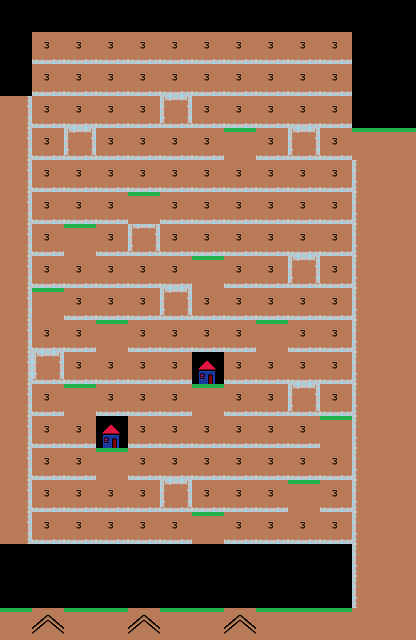

Rendered tile map (Tiled .tmx) drawn with the repository's tilesets; below, a short description and the full map source, tile grids included:
An orthogonal 13x20 tile map with 32x32 px tiles, 1 tile layer (Tile Layer 1).

<map version="1.0" orientation="orthogonal" renderorder="right-down" width="13" height="20" tilewidth="32" tileheight="32" nextobjectid="1">
 <tileset firstgid="1" name="BasicTileSet32x32" tilewidth="32" tileheight="32" tilecount="16" columns="16">
  <image source="BasicTileSet32x32.png" width="512" height="32" />
 </tileset>
 <layer name="Tile Layer 1" width="13" height="20">
  <data encoding="csv">
0,0,0,0,0,0,0,0,0,0,0,0,0,
0,5,5,5,5,5,5,5,5,5,5,0,0,
0,5,5,5,5,5,5,5,5,5,5,0,0,
15,5,5,5,5,7,5,5,5,5,5,0,16,
15,5,7,5,5,5,5,2,5,7,5,2,2,
15,5,5,5,5,5,5,5,5,5,5,13,1,
15,5,5,5,2,5,5,5,5,5,5,13,1,
15,5,2,5,7,5,5,5,5,5,5,13,1,
15,5,5,5,5,5,2,5,5,7,5,13,1,
15,2,5,5,5,7,5,5,5,5,5,13,1,
15,5,5,2,5,5,5,5,2,5,5,13,1,
15,7,5,5,5,5,9,5,5,5,5,13,1,
15,5,2,5,5,5,2,5,5,7,5,13,1,
15,5,5,9,5,5,5,5,5,5,2,13,1,
15,5,5,2,5,5,5,5,5,5,5,13,1,
15,5,5,5,5,7,5,5,5,2,5,13,1,
15,5,5,5,5,5,2,5,5,5,5,13,1,
0,0,0,0,0,0,0,0,0,0,0,13,1,
0,0,0,0,0,0,0,0,0,0,0,13,1,
2,6,2,2,6,2,2,6,2,2,2,1,1
</data>
 </layer>
</map>
